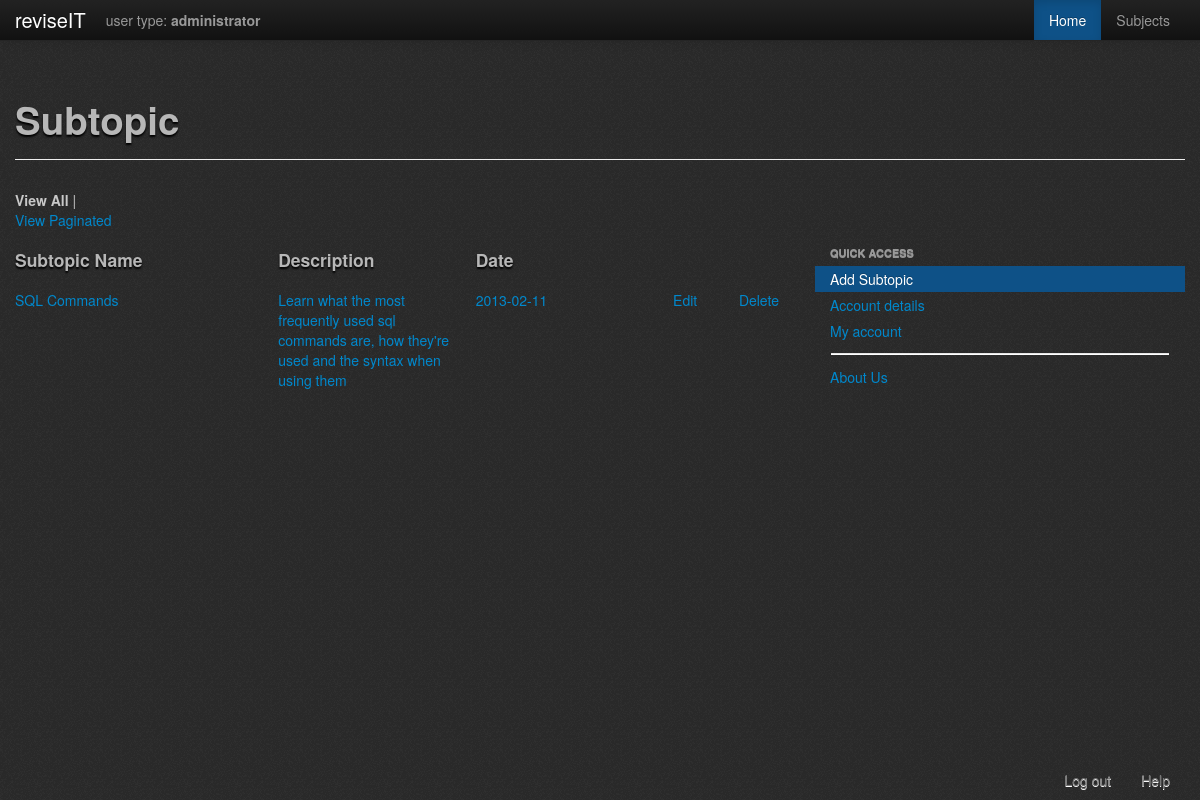
Before: /php/subtopics/view.php?ID=1 (signed in) with the older database file.
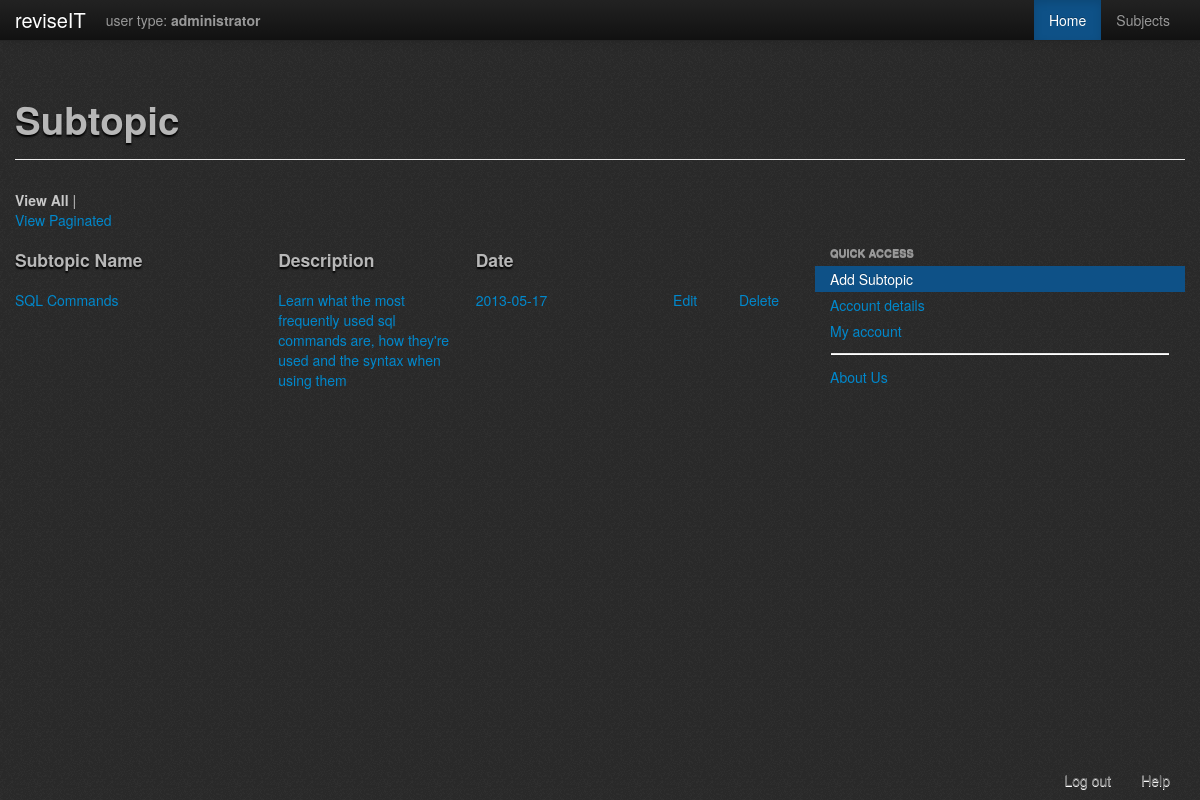
After: the same page with the newer database file.
### tables this page shows
CREATE TABLE `subtopic` (
  `SubtopicID` int(11) NOT NULL AUTO_INCREMENT,
  `SubtopicName` varchar(50) NOT NULL,
  `TopicID` int(11) NOT NULL,
  `SubtopicBriefDescription` text NOT NULL,
  `Content` text NOT NULL,
  `Downloads` int(11) NOT NULL,
  `DateUpdated` date NOT NULL,
  PRIMARY KEY (`SubtopicID`),
  KEY `FK_subtopic` (`TopicID`)
);

### php/subtopics/view.php (the view, shortened to what this page needs)
<?php
	require '../check_logged_in.php';
	$topic_ID = $_GET['ID'];
?>
<!DOCTYPE html PUBLIC "-//W3C//DTD XHTML 1.0 Transitional//EN" "http://www.w3.org/TR/xhtml1/DTD/xhtml1-transitional.dtd">
<html xmlns="http://www.w3.org/1999/xhtml">
<head>
	<?php
		include '../header_container.php';
	?>
</head>
<body>
	<?php
		include 'subtopics_menu_bar.php';
	?>
	<br /><br />
<div class="container">
	<div class="page-header">
        <h1>Subtopic</h1>
    </div>
<?php
        $result = $db->prepare("SELECT * FROM subtopic WHERE TopicID ='".$topic_ID."'") ;
        $result->execute();
?>
	<p><b>View All</b> | <a href='view-paginated.php?page=1'>View Paginated</a></p>
    	<div class="row-fluid">
        	<div class="span8">
            	<div class='row-fluid'>
                    <div class='span4'><h4>Subtopic Name</h4></div>
                    <div class='span3'><h4>Description</h4></div>
                    <div class='span3'><h4>Date</h4></div>
				</div>
            <?php
				while($row = $result->fetch(PDO::FETCH_ASSOC))
				{
						echo "<a href='../contents/content.php?ID=".$row['SubtopicID']."'>";
							echo "<div id='".$row['SubtopicID']."' class='row-fluid'>";
								echo "<div class='span4'>".$row['SubtopicName']."</div>";
								echo "<div class='span3'>".$row['SubtopicBriefDescription']."</div>";
								echo "<div class='span3'>".$row['DateUpdated']."</div>";
								echo "<div class='span1'>".'<a href="edit.php?ID=' . $row['SubtopicID'] . '">Edit</a></div>';
								echo "<div class='span1'>".'<a href="delete.php?ID=' . $row['SubtopicID'] . '">Delete</a></div>';
							echo "</div>";
						echo "</a>";
				}
			?>
            </div>
            <div class="span4">
                <ul class="nav nav-list">
                    <li class="nav-header">Quick Access</li>
                    <li class="active"><a href="new.php?ID=<?php echo $topic_ID; ?>">Add Subtopic</a></li>
                    <li><a href="#">Account details</a></li>
                    <li><a href="../account/my_account.php">My account</a></li>
                    <li class="divider"></li>
                    <li><a href="#">About Us</a></li>
                </ul>
            </div>
        </div>
    </div>
		<?php
			include '../footer.php';
		?>
</body>
</html>

Changed rows visible on the page:
changed subtopic "SQL Commands": DateUpdated "2013-02-11" → "2013-05-17"
